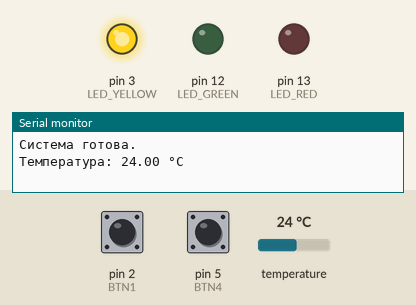
The sketch below on a simulated Arduino Uno, built with avr-gcc and run on an emulated ATmega328P. Shown: output pins drawn as LEDs (lit = HIGH), the last lines printed to the serial monitor. The test bench sets the inputs (shaded band); at power-on: temperature 24 °C, pin 2 (BTN1) LOW, pin 5 (BTN4) LOW.

Above: at 1.2 s.
1.3 s: temperature set to 20.7 °C
3.2 s: temperature set to 19.3 °C
At 4.4 s:
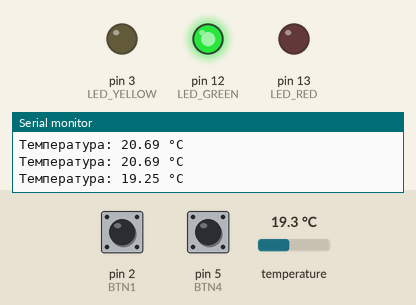
5.5 s: temperature set to 33 °C
At 6.9 s:
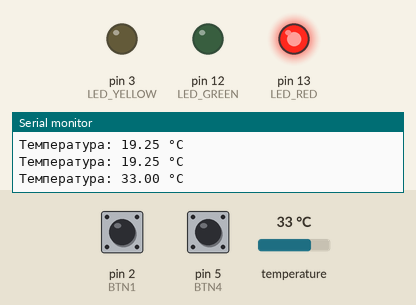
7.5 s: pin 2 (BTN1) pulled HIGH for 0.15 s
At 8.0 s:
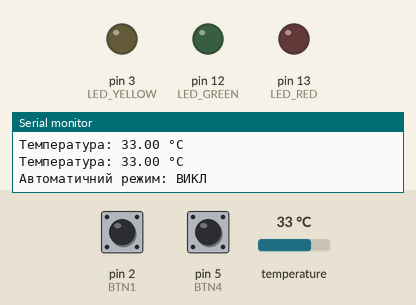
9.1 s: pin 5 (BTN4) pulled HIGH for 0.15 s
At 9.4 s:
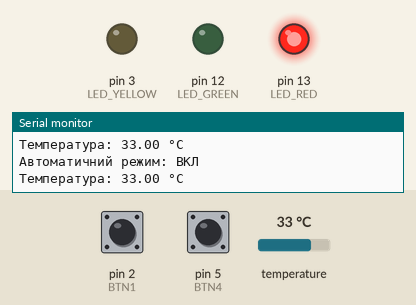
10.7 s: pin 2 (BTN1) pulled HIGH for 1 s
At 11.6 s:
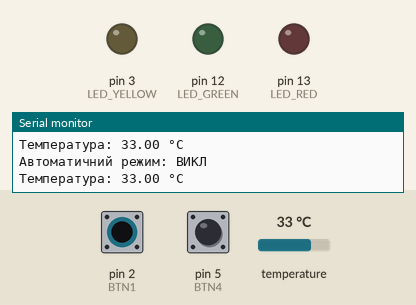
Timing chart, 0 to 13.7 s (numbered marks = the images above; inputs shaded):
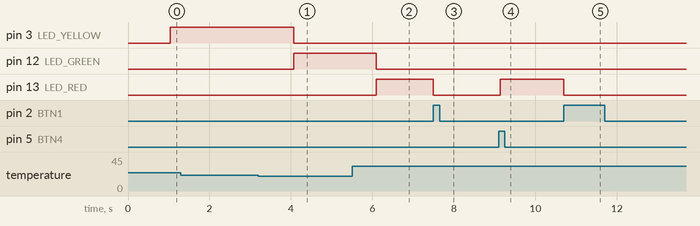

The sketch:

LABA2_1.ino
```cpp
#include <OneWire.h>
#include <DallasTemperature.h>

const int BTN1 = 2;
const int BTN4 = 5;
const int ONE_WIRE_PIN = 7;
const int LED_RED    = 13;
const int LED_GREEN  = 12;
const int LED_YELLOW = 3;

OneWire oneWire(ONE_WIRE_PIN);
DallasTemperature sensors(&oneWire);

bool autoMode = true;
unsigned long lastRequest = 0;
const unsigned long MEASURE_INTERVAL = 1000;
void allLedsOff()
{
  digitalWrite(LED_RED, LOW);
  digitalWrite(LED_YELLOW, LOW);
  digitalWrite(LED_GREEN, LOW);
}

void setup()
{
  Serial.begin(9600);
  pinMode(BTN1, INPUT);
  pinMode(BTN4, INPUT);
  pinMode(LED_RED, OUTPUT);
  pinMode(LED_GREEN, OUTPUT);
  pinMode(LED_YELLOW, OUTPUT);
  allLedsOff();
  sensors.begin();
  sensors.setWaitForConversion(false);
  sensors.requestTemperatures();
  lastRequest = millis();
  Serial.println("Система готова.");
}

void loop()
{
  if (digitalRead(BTN1) == HIGH && autoMode)
  {
    autoMode = false;
    allLedsOff();
    Serial.println("Автоматичний режим: ВИКЛ");
  }
  if (digitalRead(BTN4) == HIGH && !autoMode)
  {
    autoMode = true;
    Serial.println("Автоматичний режим: ВКЛ");
  }
  if (millis() - lastRequest >= MEASURE_INTERVAL)
  {
    float t = sensors.getTempCByIndex(0);
    sensors.requestTemperatures();
    lastRequest = millis();

    if (t == DEVICE_DISCONNECTED_C)
    {
      Serial.println("Помилка: датчик не знайдено");
    }
    else
    {
      Serial.print("Температура: ");
      Serial.print(t);
      Serial.println(" °C");
      if (autoMode)
      {
        allLedsOff();
        if (t < 20.0)
          digitalWrite(LED_GREEN, HIGH);
        else if (t <= 30.0)
          digitalWrite(LED_YELLOW, HIGH);
        else
          digitalWrite(LED_RED, HIGH);
      }
    }
  }
}
```

Measured:
- the behaviour switches between 20 and 19.9 °C on temperature (found by bisection; images 0 and 1)
- after the input at 3.2 s, pin 3 (LED_YELLOW): HIGH → LOW after 0.87 s; pin 12 (LED_GREEN): LOW → HIGH after 0.87 s
- after the input at 5.5 s, pin 12 (LED_GREEN): HIGH → LOW after 0.60 s; pin 13 (LED_RED): LOW → HIGH after 0.60 s
- after the input at 7.5 s, pin 13 (LED_RED): HIGH → LOW at once
- after the input at 9.1 s, pin 13 (LED_RED): LOW → HIGH at once
- after the input at 10.7 s, pin 13 (LED_RED): HIGH → LOW at once
